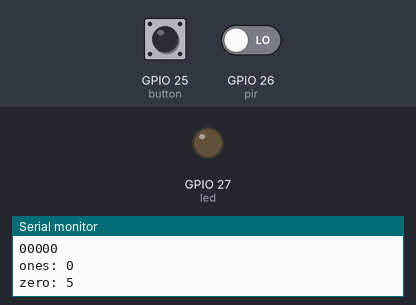
Recording of a sketch running on a simulated ESP32. Parts: output pins drawn as LEDs (lit = HIGH), the last lines printed to the serial monitor. Dashed ring = blinking. The test bench sets the inputs (shaded band); at power-on: GPIO 25 (button) LOW, GPIO 26 (pir) LOW. WiFi joins after 1.5 s; servers stay silent unless stated; the local clock reads 2024-03-15 10:24:30 at power-on unless the sketch sets it; no MQTT or app messages arrive unless stated.

Above: at 2.7 s.
2.8 s: GPIO 25 (button) pulled HIGH for 3.2 s
At 3.6 s:
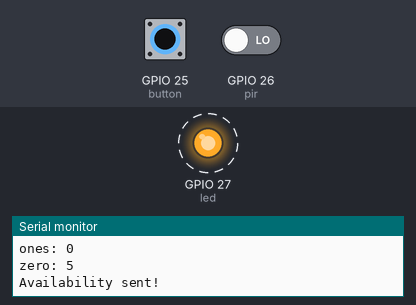
7.5 s: GPIO 26 (pir) driven HIGH
At 11.3 s:
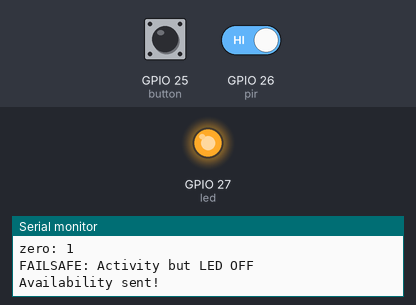
11.5 s: GPIO 25 (button) pulled HIGH for 0.15 s
At 11.9 s:
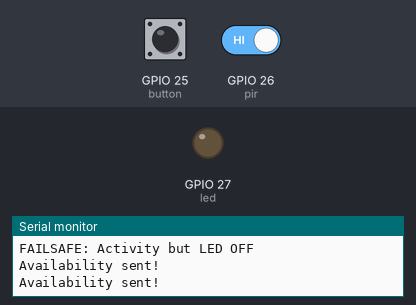
15.7 s: GPIO 26 (pir) driven LOW
Timing chart, 0 to 23.0 s (numbered marks = the images above; inputs shaded):
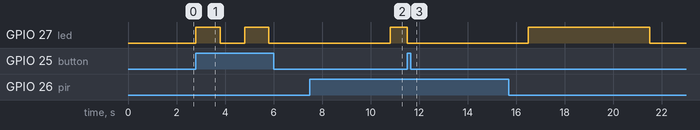

The sketch:

led_pir_sensor_script.ino
```cpp
#include <ArduinoQueue.h>
#include <PubSubClient.h>   // Connect and publish to the MQTT broker
#include <WiFi.h>           // Enables ESP32 to connect to the local network (via WiFi)
#include "time.h"

#define INTERVAL 1000
#define QUEUE_SIZE 5

// WiFi login
const char* ssid = "Akhil";
const char* wifi_password = "12345678";

// MQTT
const char* mqtt_server = "172.20.10.7";  // IP of the MQTT broker
const char* topic = "esp32/machine_availability";
// const char* mqtt_username = ""; // MQTT username
// const char* mqtt_password = ""; // MQTT password
const char* client_id = "1"; // MQTT client ID
const int port = 1883;

// Initialize the WiFI and MQTT Client objects
WiFiClient wifi_client;
PubSubClient client(mqtt_server, port, wifi_client);

// Connect to MQTT broker via WiFi
void connect_MQTT(){
  Serial.print("Connecting to ");
  Serial.println(ssid);

  // Establish WiFi connection
  WiFi.begin(ssid, wifi_password);

  // Wait until the connection has been confirmed before continuing
  while (WiFi.status() != WL_CONNECTED) {
    delay(500);
    Serial.print(".");
  }

  // Debugging - Output the IP Address of the ESP32
  Serial.println("WiFi connected");
  Serial.print("IP address: ");
  Serial.println(WiFi.localIP());

  // Connect to MQTT Broker
  // client.connect returns a boolean value to let us know if the connection was successful.
  // If the connection is failing, make sure you are using the correct MQTT Username and Password (Setup Earlier in the Instructable)
  if (client.connect(client_id)) {
    Serial.println("Connected to MQTT Broker!");
  }
  else {
    Serial.println("Connection to MQTT Broker failed...");
  }
}


const int button = 25;            // GPIO 25 for the button
const int led = 27;                // GPIO 27 for the LED
const int pir = 26;               // GPIO 26 for PIR sensor
int led_flag = 0;                   // LED status flag
int pir_flag = 0;                   // PIR status flag
int pir_zero_count = QUEUE_SIZE;        // set zero count to queue size since queue is filled with zeros at start
int pir_ones_count = 0;                 // set ones count to zero
int pir_queue_pop = -1;            // initialize to -1
int pir_failsafe_counter = QUEUE_SIZE;      // amount of time to wait before failsafe triggers
unsigned long prev_button_press_time = 0;   // stores last time LED was updated
unsigned long prev_pir_check_time = 0;      // stores last time the pir has sent an output
ArduinoQueue<int> q(QUEUE_SIZE);
String chill = "1 ";
String tmp = "";
const char* ntpServer = "pool.ntp.org";
const long  gmtOffset_sec = -21600; // central time is GMT-6
const int   daylightOffset_sec = 3600;

void setup() {
  Serial.begin(2400);
  pinMode(button,INPUT);         // define button as an input
  pinMode(led,OUTPUT);           // define LED as an output
  pinMode(pir, INPUT);           // define PIR as an input
  digitalWrite(led,LOW);         // turn output off just in case
  for(int i = 0; i < QUEUE_SIZE; i++)  q.enqueue(0);
  connect_MQTT();
  // get current time
  configTime(gmtOffset_sec, daylightOffset_sec, ntpServer);
}

void loop() {
  unsigned long current_time_millis = millis(); // update the current time

  if (digitalRead(button)==HIGH){ // if button is pressed
    // Serial.println("button pressed");
    if (led_flag==0) {             // and the status flag is LOW
      led_flag=1;                  // make status flag HIGH
      digitalWrite(led,HIGH);     // and turn on the LED

      }                           //
    else {                        // otherwise...
      led_flag=0;                  // make status flag LOW
      digitalWrite(led,LOW);      // and turn off the LED
    }


    // PUBLISH to the MQTT Broker on button press
    // Everytime LED changes, we must publish this information to the broker
    tmp = chill+(String(led_flag));
    // Serial.println("HEYDUDE@@@@@");
    // Serial.println(tmp);
    // delay(100000);

    if (client.publish(topic, tmp.c_str())) {
        Serial.println("Availability sent!");
    }
    // client.publish will return a boolean value depending on whether it succeded or not.
    // If the message failed to send, we will try again, as the connection may have broken.
    else {
        Serial.println("Availability failed to send. Reconnecting to MQTT Broker and trying again");
        client.connect(client_id);
        delay(10); // This delay ensures that client.publish doesn't clash with the client.connect call
        client.publish(topic, tmp.c_str());
    }

    // for(int i = 0; i < QUEUE_SIZE; i++){
    //   q.dequeue();
    //   q.enqueue(0);
    // }
    // for(int i = 0; i < QUEUE_SIZE; i++)
    //   Serial.print(q.getHead());
    // Serial.println();
    // pir_failsafe_counter = QUEUE_SIZE;
    prev_button_press_time = current_time_millis; // every time button clicked, set prev time button was pressed = current time
    // Serial.print("LED Flag: ");
    // Serial.println(led_flag);
    delay(INTERVAL);                    // wait a sec for the
  }


  // PIR motion sensor queue updated every 1 second
  if(current_time_millis - prev_pir_check_time >= INTERVAL){
    prev_pir_check_time = current_time_millis;
    pir_queue_pop = q.dequeue();
    if(pir_queue_pop == 1) pir_ones_count--;
    else pir_zero_count--;


    if (digitalRead(pir)==HIGH){ // if PIR sensor is high then push 1 to the queue
      q.enqueue(1);
      pir_ones_count++;
      Serial.println("PIR HIGH");
    }
    else{                        // if PIR sensor is low then push 0 to the queue
      q.enqueue(0);
      pir_zero_count++;
      Serial.println("PIR LOW");
    }
    if(float(pir_ones_count)/float(QUEUE_SIZE) >= 0.7) pir_flag = 1;
    else if(float(pir_ones_count)/float(QUEUE_SIZE) < 0.4) pir_flag = 0;

    for(int i = 0; i < QUEUE_SIZE; i++){
      int temp = q.dequeue();
      Serial.print(temp);
      q.enqueue(temp);
    }
    Serial.println();

    Serial.print("ones: ");
    Serial.println(pir_ones_count);
    Serial.print("zero: ");
    Serial.println(pir_zero_count);
    Serial.println();
  }

  // PIR Failsafe
  // Engages every INTERVAL * QUEUE_SIZE seconds AFTER button press
  // If someone presses button, we want a delay of INTERVAL * QUEUE seconds to allow for user interaction / leaving period + accurate ratio
  // If button has not been pressed for a while current_time large, prev_button_press_time small thus, want to check if possible error in usage
  if(current_time_millis - prev_button_press_time >= INTERVAL * QUEUE_SIZE){
    if(pir_flag && !led_flag){
        led_flag = 1;
        digitalWrite(led,HIGH);     // and turn on the LED
        Serial.println("FAILSAFE: Activity but LED OFF");
        prev_button_press_time = current_time_millis; // every time failsafe activates clicked, set prev time button was pressed = current time

        tmp = chill+(String(led_flag));
        // PUBLISH to the MQTT Broker on button press
        // Everytime LED changes, we must publish this information to the broker
        if (client.publish(topic,tmp.c_str())) {
            Serial.println("Availability sent!");
        }
        // client.publish will return a boolean value depending on whether it succeded or not.
        // If the message failed to send, we will try again, as the connection may have broken.
        else {
            Serial.println("Availability failed to send. Reconnecting to MQTT Broker and trying again");
            client.connect(client_id);
            delay(10); // This delay ensures that client.publish doesn't clash with the client.connect call
          client.publish(topic, tmp.c_str());
        }
    }
    else if(!pir_flag && led_flag){
        led_flag = 0;
        digitalWrite(led,LOW);     // and turn on the LED
        Serial.println("FAILSAFE: No activity but LED ON");
        prev_button_press_time = current_time_millis; // every time failsafe activates clicked, set prev time button was pressed = current time

        tmp = chill+(String(led_flag));
        // PUBLISH to the MQTT Broker on button press
        // Everytime LED changes, we must publish this information to the broker
        if (client.publish(topic, tmp.c_str())) {
            Serial.println("Availability sent!");
        }
        // client.publish will return a boolean value depending on whether it succeded or not.
        // If the message failed to send, we will try again, as the connection may have broken.
        else {
            Serial.println("Availability failed to send. Reconnecting to MQTT Broker and trying again");
            client.connect(client_id);
            delay(10); // This delay ensures that client.publish doesn't clash with the client.connect call
            client.publish(topic, tmp.c_str());
        }
    }
  }
  // check if it's time to deep sleep
  struct tm timeinfo;
  if(!getLocalTime(&timeinfo)){
    Serial.println("Failed to obtain time");
    return;
  }
  char timeHour[3];
  strftime(timeHour,3, "%H", &timeinfo);
  if (!strcmp(timeHour,"11")){
    esp_sleep_enable_timer_wakeup(5000000);
    Serial.println("Entering Deep Sleep Mode...zzzzzzzzzzzzzzzz");
    esp_deep_sleep_start();
  }
}                                 // begin again
```

Measured:
- after the input at 2.8 s, GPIO 27 (led): alternates HIGH for 1.0 s and LOW for 1.0 s, starting at once
- after the input at 7.5 s, GPIO 27 (led): LOW → HIGH after 3.3 s
- after the input at 11.5 s, GPIO 27 (led): HIGH → LOW at once
